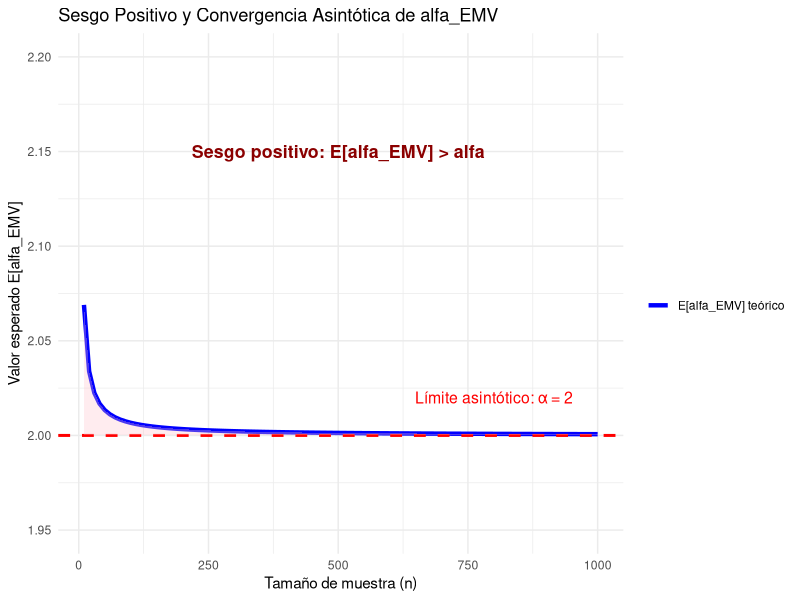
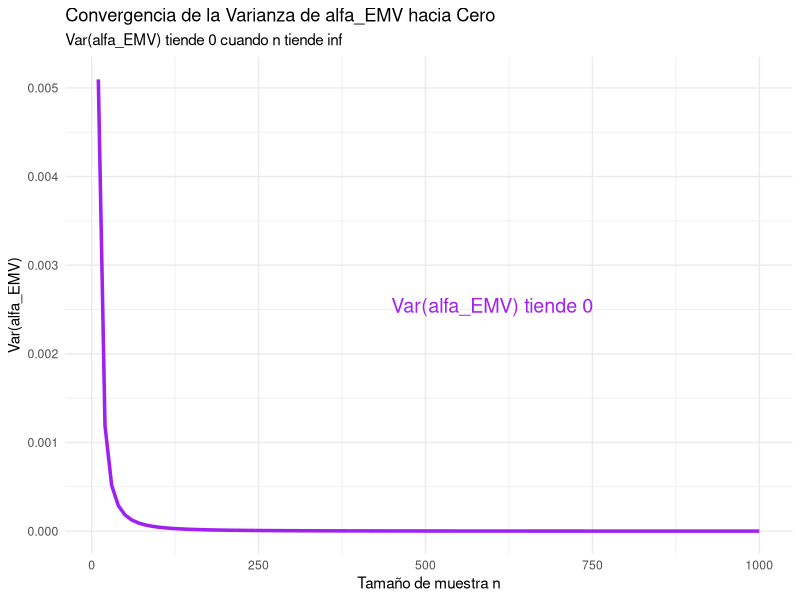
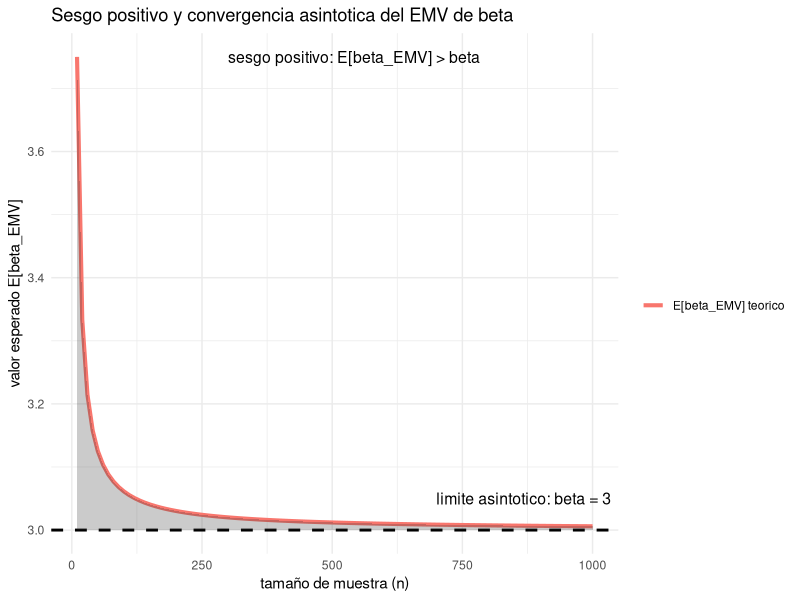
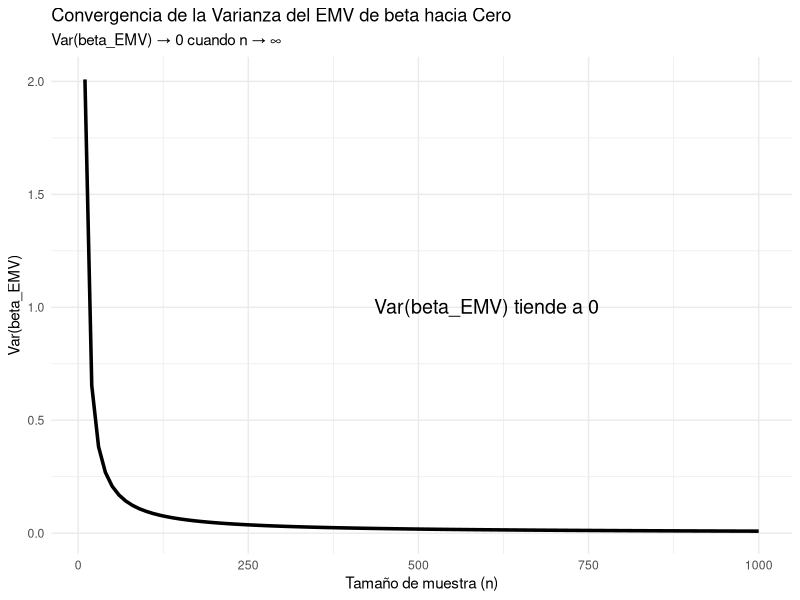
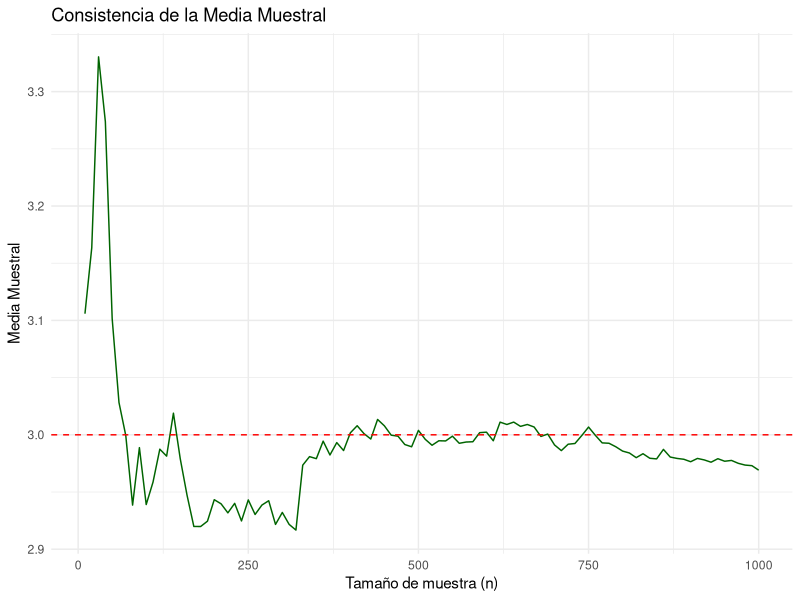
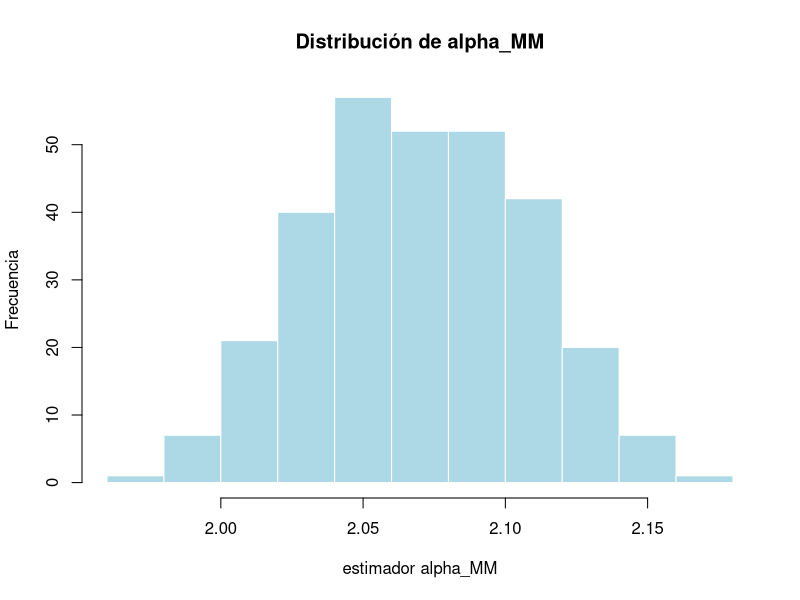
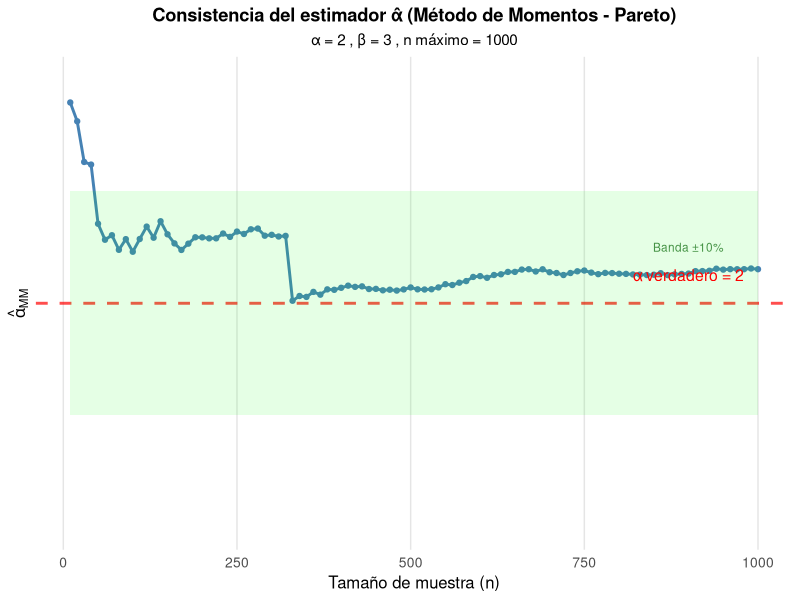
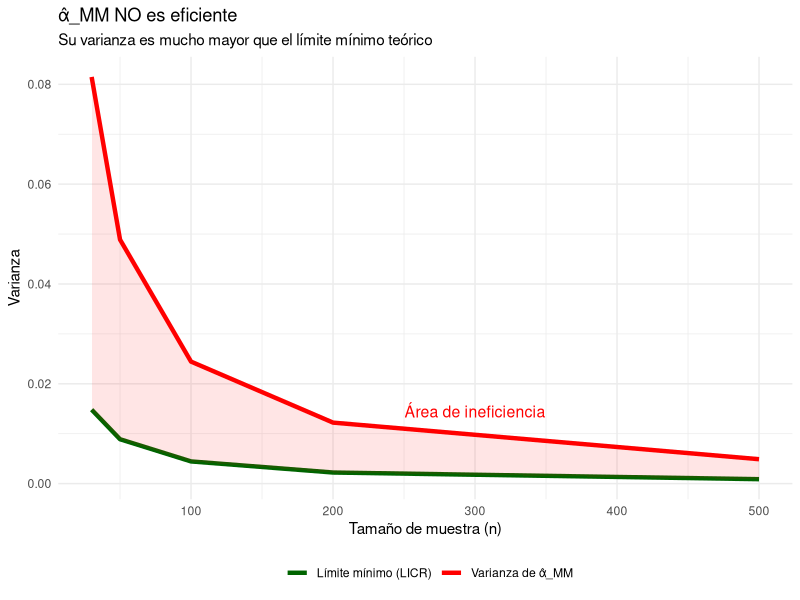

Write the R code that produced these figures, in order.
## ---- chunk 1
knitr::opts_chunk$set(echo = TRUE)
## ---- chunk 2

# 1. UNA SOLA BASE DE DATOS ORIGINAL (n = 1000)
set.seed(123)
alpha_true <- 2
beta_true <- 3
n <- 1000
reclamos <- alpha_true / (1 - runif(n))^(1/beta_true)
## ---- chunk 3
# 1. Valor observado del mínimo 
alpha_EMV_observado <- min(reclamos)
# 2. Valor esperado teórico del mínimo
E_alpha_EMV_teorico <- (n * beta_true * alpha_true) / (n * beta_true - 1)
## ---- chunk 4
print(paste("El valor observado es:", alpha_EMV_observado, "y el valor esperado es:", E_alpha_EMV_teorico))
## ---- chunk 5
# =============================================================================
# DEMOSTRACIÓN VISUAL: SESGO POSITivo Y CONVERGENCIA ASINTÓTICA
# =============================================================================
# 1. UNA SOLA BASE DE DATOS ORIGINAL (n = 1000)
set.seed(123)
alpha_true <- 2
beta_true <- 3
n_total <- 1000
reclamos <- alpha_true / (1 - runif(n_total))^(1/beta_true)

# 2. Tamaños de submuestra 
n_values <- seq(10, 1000, by = 10)

# 3. Calcular E[α_EMV] teórico para cada n
results <- data.frame(n = n_values)
results$E_teorico <- (results$n * beta_true * alpha_true) / (results$n * beta_true - 1)

# 4. Gráfico de convergencia
library(ggplot2)

ggplot(results, aes(x = n)) +
  geom_line(aes(y = E_teorico, color = "E[alfa_EMV] teórico"), linewidth = 1.5) +
  geom_hline(yintercept = alpha_true, color = "red", linetype = "dashed", linewidth = 1) +
  geom_ribbon(aes(ymin = alpha_true, ymax = E_teorico), fill = "pink", alpha = 0.3) +
  labs(
    title = "Sesgo Positivo y Convergencia Asintótica de alfa_EMV",
    x = "Tamaño de muestra (n)",
    y = "Valor esperado E[alfa_EMV]",
    color = ""
  ) +
  scale_color_manual(values = c("E[alfa_EMV] teórico" = "blue")) +
  theme_minimal() +
  annotate("text", x = 500, y = 2.15, 
           label = "Sesgo positivo: E[alfa_EMV] > alfa", 
           color = "darkred", size = 4.5, fontface = "bold") +
  annotate("text", x = 800, y = 2.02, 
           label = paste("Límite asintótico: α =", alpha_true), 
           color = "red", size = 4) +
  ylim(1.95, 2.2)
## ---- chunk 6
## Aca vemos la var de la muestra total, para ver que es cercana a 0
var_teorica <- (n * beta_true * alpha_true^2) / ((n * beta_true - 1)^2 * (n * beta_true - 2))
var_teorica
## ---- chunk 7
# =============================================================================
# GRÁFICO: VARIANZA DE α_EMV TIENDE A CERO
# =============================================================================

# Valores para el gráfico
n_var <- seq(10, 1000, by = 10)

# Varianza teórica de α_EMV 
var_teorica <- (n_var * beta_true * alpha_true^2) / ((n_var * beta_true - 1)^2 * (n_var * beta_true - 2))

results_var <- data.frame(n = n_var, varianza = var_teorica)

ggplot(results_var, aes(x = n, y = varianza)) +
  geom_line(color = "purple", linewidth = 1.2) +
  labs(
    title = "Convergencia de la Varianza de alfa_EMV hacia Cero",
    subtitle = "Var(alfa_EMV) tiende 0 cuando n tiende inf",
    x = "Tamaño de muestra n",
    y = "Var(alfa_EMV)"
  ) +
  theme_minimal() +
  annotate("text", x = 600, y = max(var_teorica)/2, 
           label = "Var(alfa_EMV) tiende 0", 
           color = "purple", size = 5) +
  ylim(0, max(var_teorica))
## ---- chunk 8
# =============================================================================
# INSesgamiento del EMV de beta - aplicación con la data
# =============================================================================

# tamaño muestral
n <- length(reclamos)

# estimador emv de alfa
alpha_emv_observado <- min(reclamos)

# estimador emv de beta (observado)
beta_emv_observado <- n / sum(log(reclamos / alpha_emv_observado))

# valor esperado teórico del emv de beta
E_beta_emv_teorico <- (n * beta_true) / (n - 2)
## ---- chunk 9
print(paste("beta_emv observado:", beta_emv_observado))
print(paste("E[beta_emv] teorico:", E_beta_emv_teorico))
print(paste("beta verdadero:", beta_true))

## ---- chunk 10
# =============================================================================
# DEMOSTRACIÓN VISUAL: SESGO POSITIVO Y CONVERGENCIA ASINTÓTICA DE beta_EMV
# =============================================================================

set.seed(123)

alpha_true <- 2
beta_true <- 3
n_total <- 1000

# base de datos original
reclamos <- alpha_true / (1 - runif(n_total))^(1 / beta_true)

# tamaños de submuestra
n_values <- seq(10, 1000, by = 10)

# esperanza teorica del emv de beta para cada n
results <- data.frame(n = n_values)
results$E_teorico <- (results$n * beta_true) / (results$n - 2)

library(ggplot2)

ggplot(results, aes(x = n)) +
  geom_line(aes(y = E_teorico, color = "E[beta_EMV] teorico"), linewidth = 1.4) +
  geom_hline(yintercept = beta_true, linetype = "dashed", linewidth = 1) +
  geom_ribbon(aes(ymin = beta_true, ymax = E_teorico), alpha = 0.25) +
  labs(
    title = "Sesgo positivo y convergencia asintotica del EMV de beta",
    x = "tamaño de muestra (n)",
    y = "valor esperado E[beta_EMV]",
    color = ""
  ) +
  theme_minimal() +
  annotate(
    "text",
    x = 300,
    y = max(results$E_teorico),
    label = "sesgo positivo: E[beta_EMV] > beta",
    size = 4,
    hjust = 0
  ) +
  annotate(
    "text",
    x = 700,
    y = beta_true + 0.05,
    label = paste("limite asintotico: beta =", beta_true),
    size = 4,
    hjust = 0
  )

## ---- chunk 11
# =============================================================================
# VARIANZA TEÓRICA DEL EMV DE beta
# =============================================================================

n_var <- seq(10, 1000, by = 10)

var_beta_emv <- (n_var^2 * beta_true^2) / ((n_var - 2)^2 * (n_var - 3))

results_var <- data.frame(n = n_var, varianza = var_beta_emv)

## ---- chunk 12
ggplot(results_var, aes(x = n, y = varianza)) +
  geom_line(linewidth = 1.2) +
  labs(
    title = "Convergencia de la Varianza del EMV de beta hacia Cero",
    subtitle = "Var(beta_EMV) → 0 cuando n → ∞",
    x = "Tamaño de muestra (n)",
    y = "Var(beta_EMV)"
  ) +
  theme_minimal() +
  annotate(
    "text",
    x = 600,
    y = max(var_beta_emv) / 2,
    label = "Var(beta_EMV) tiende a 0",
    size = 5
  )

## ---- chunk 13
# 1. Valor observado de la media muestral
mu_muestral_obs <- mean(reclamos)

# 2. Valor esperado teórico (mu)
mu_teorico <- (beta_true * alpha_true) / (beta_true - 1)
## ---- chunk 14
print(paste("La media muestral observada es:", round(mu_muestral_obs, 5), 
            "y el valor esperado teórico es:", round(mu_teorico, 5)))
## ---- chunk 15
# Simulación de convergencia de la media
n_seq <- seq(10, 1000, by = 10)
medias_n <- sapply(n_seq, function(nn) mean(reclamos[1:nn]))

df_consistencia <- data.frame(n = n_seq, media = medias_n)

ggplot(df_consistencia, aes(x = n, y = media)) +
  geom_line(color = "darkgreen") +
  geom_hline(yintercept = mu_teorico, linetype = "dashed", color = "red") +
  labs(title = "Consistencia de la Media Muestral",
       x = "Tamaño de muestra (n)", y = "Media Muestral") +
  theme_minimal()
## ---- chunk 16
# Usando nuestra base de datos original 'reclamos'
set.seed(123)
alpha_true <- 2
beta_true <- 3
reclamos <- alpha_true / (1 - runif(n))^(1/beta_true)

# 2. Calcular α̂_MM con TU 'reclamos'
alpha_mm_calc <- function(x) {
  x_bar <- mean(x)
  s <- sd(x)
  beta_hat <- 1 + sqrt(1 + (x_bar/s)^2)
  return(x_bar * (beta_hat - 1) / beta_hat)
}

alpha_hat_reclamos <- alpha_mm_calc(reclamos)

# 2. Bootstrap simple
set.seed(123)
boot_vals <- replicate(300, {
  alpha_mm_calc(sample(reclamos, replace = TRUE))
})

# 3. Gráfico sin abline
hist(boot_vals, col = "lightblue", border = "white",
     main = "Distribución de alpha_MM",
     xlab = "estimador alpha_MM", ylab = "Frecuencia")



## ---- chunk 17
# ----------------------------------------------------------
# SIMULACIÓN Y GRÁFICA DE CONSISTENCIA PARA alpha_MM (Pareto)
# ----------------------------------------------------------

# Parámetros verdaderos
set.seed(123)
alpha_true <- 2
beta_true <- 3
n_max <- 1000

# Generar muestra completa de Pareto
# Método: inversa de la función de distribución acumulada
# F(x) = 1 - (alpha/x)^beta  =>  x = alpha / (1 - u)^(1/beta)
u <- runif(n_max)
reclamos <- alpha_true / (1 - u)^(1/beta_true)

# Función para calcular alpha_MM dada una muestra
calcular_alpha_MM <- function(x) {
  n <- length(x)
  x_bar <- mean(x)
  if (n > 1) {
    s2 <- var(x)  # var() usa n-1 en denominador
    beta_MM <- 1 + sqrt(1 + (x_bar^2 / s2))
  } else {
    beta_MM <- NA  # No se puede calcular con n=1
  }
  alpha_MM <- x_bar * (beta_MM - 1) / beta_MM
  return(alpha_MM)
}

# Calcular alpha_MM para diferentes tamaños de muestra
tamanos_muestra <- seq(10, n_max, by = 10)
alpha_estimados <- numeric(length(tamanos_muestra))

for (i in seq_along(tamanos_muestra)) {
  n_actual <- tamanos_muestra[i]
  muestra <- reclamos[1:n_actual]
  alpha_estimados[i] <- calcular_alpha_MM(muestra)
}

# Crear data frame para gráfico
datos_grafico <- data.frame(
  n = tamanos_muestra,
  alpha_hat = alpha_estimados
)

# ----------------------------------------------------------
# GRÁFICO DE CONSISTENCIA
# ----------------------------------------------------------
library(ggplot2)

ggplot(datos_grafico, aes(x = n, y = alpha_hat)) +
  # Línea de los valores estimados
  geom_line(color = "steelblue", size = 1) +
  # Puntos de los valores estimados
  geom_point(color = "steelblue", size = 1.5) +
  # Línea horizontal del valor verdadero
  geom_hline(yintercept = alpha_true, 
             color = "red", 
             linetype = "dashed", 
             size = 1,
             alpha = 0.7) +
  # Área de convergencia (+/- 10% del valor verdadero)
  geom_ribbon(aes(ymin = alpha_true * 0.9, 
                  ymax = alpha_true * 1.1),
              fill = "green", 
              alpha = 0.1) +
  # Etiqueta del valor verdadero
  annotate("text", 
           x = max(tamanos_muestra) * 0.9, 
           y = alpha_true + 0.05,
           label = paste("α verdadero =", alpha_true),
           color = "red",
           size = 4) +
  # Etiqueta de la banda de convergencia
  annotate("text",
           x = max(tamanos_muestra) * 0.9,
           y = alpha_true * 1.05,
           label = "Banda ±10%",
           color = "darkgreen",
           size = 3,
           alpha = 0.7) +
  # Configuración de ejes y tema
  labs(
    title = "Consistencia del estimador α̂ (Método de Momentos - Pareto)",
    subtitle = paste("α =", alpha_true, ", β =", beta_true, ", n máximo =", n_max),
    x = "Tamaño de muestra (n)",
    y = expression(hat(alpha)[MM])
  ) +
  scale_x_continuous(breaks = seq(0, n_max, by = 250)) +
  scale_y_continuous(
    limits = c(min(alpha_estimados, alpha_true * 0.8), 
               max(alpha_estimados, alpha_true * 1.2)),
    breaks = seq(2.9, 3.3, by = 0.1)  # Ajusta según tus datos
  ) +
  theme_minimal() +
  theme(
    plot.title = element_text(hjust = 0.5, face = "bold"),
    plot.subtitle = element_text(hjust = 0.5),
    panel.grid.major = element_line(color = "gray90"),
    panel.grid.minor = element_blank(),
    axis.text = element_text(size = 10),
    axis.title = element_text(size = 12)
  )

# ----------------------------------------------------------
# ANÁLISIS NUMÉRICO ADICIONAL
# ----------------------------------------------------------
cat("\n=== RESUMEN DE CONVERGENCIA ===\n")
cat("Valor verdadero de α:", alpha_true, "\n")
cat("Última estimación (n =", n_max, "):", alpha_estimados[length(alpha_estimados)], "\n")
cat("Error relativo:", 
    abs(alpha_estimados[length(alpha_estimados)] - alpha_true) / alpha_true * 100, "%\n")

cat("\nEvolución del error con n:\n")
n_verificar <- c(50, 100, 250, 500, 750, 1000)
for (nv in n_verificar) {
  idx <- which(tamanos_muestra == nv)
  if (length(idx) > 0) {
    error <- abs(alpha_estimados[idx] - alpha_true)
    cat(sprintf("n = %4d: α̂ = %.4f, error = %.4f (%.2f%%)\n", 
                nv, alpha_estimados[idx], error, error/alpha_true*100))
  }
}
## ---- chunk 18
library(ggplot2)
set.seed(123)

# Datos de comparación
n <- c(30, 50, 100, 200, 500)
LICR <- 2^2/(n*3^2)  # alpha²/(n*beta²)
var_estimada <- LICR * 5.5  # alpha_MM tiene ~5.5 veces más varianza

df <- data.frame(
  n = n,
  LICR = LICR,
  Var_alpha_MM = var_estimada
)

ggplot(df, aes(x = n)) +
  geom_line(aes(y = LICR, color = "Límite mínimo (LICR)"), size = 1.5) +
  geom_line(aes(y = Var_alpha_MM, color = "Varianza de α̂_MM"), size = 1.5) +
  geom_ribbon(aes(ymin = LICR, ymax = Var_alpha_MM), 
              fill = "red", alpha = 0.1) +
  labs(
    title = "α̂_MM NO es eficiente",
    subtitle = "Su varianza es mucho mayor que el límite mínimo teórico",
    x = "Tamaño de muestra (n)",
    y = "Varianza",
    color = ""
  ) +
  scale_color_manual(values = c("Límite mínimo (LICR)" = "darkgreen", 
                                "Varianza de α̂_MM" = "red")) +
  theme_minimal() +
  theme(legend.position = "bottom") +
  annotate("text", x = 300, y = mean(c(LICR[3], var_estimada[3])),
           label = "Área de ineficiencia", color = "red", size = 4)

## ---- chunk 19
# ============================================================
# INSesgamiento: SESGO EMPÍRICO DEL ESTIMADOR MM PARA BETA
# ============================================================

set.seed(123)
B <- 3000
n <- length(reclamos)

betaMM_sim <- numeric(B)

for(b in 1:B){
  x <- alpha_true / (1 - runif(n))^(1/beta_true)
  xbar <- mean(x)
  s2   <- var(x)
  betaMM_sim[b] <- 1 + sqrt(1 + (xbar^2 / s2))
}

sesgo_betaMM <- mean(betaMM_sim) - beta_true
sesgo_betaMM

## ---- chunk 20
library(ggplot2)

df_betaMM <- data.frame(betaMM = betaMM_sim)

ggplot(df_betaMM, aes(x = betaMM)) +
geom_density(fill = "skyblue", alpha = 0.6) +
geom_vline(xintercept = beta_true, linetype = "dashed", 
           color = "red", linewidth = 1) +
labs(title = "Insesgamiento del Estimador MM para β",
subtitle = "Si fuese insesgado, la distribución estaría centrada 
exactamente en β",
x = "Estimaciones de β (MM)",
y = "Densidad") +
theme_minimal()

## ---- chunk 21
# ============================================================
# CONSISTENCIA: CONVERGENCIA DEL ESTIMADOR MM
# ============================================================

n_seq <- seq(20, 1000, by = 10)
betaMM_path <- numeric(length(n_seq))

for(i in seq_along(n_seq)){
  k <- n_seq[i]
  x_sub <- reclamos[1:k]
  betaMM_path[i] <- 1 + sqrt(1 + (mean(x_sub)^2 / var(x_sub)))
}

df_cons <- data.frame(n = n_seq, betaMM = betaMM_path)

library(ggplot2)
ggplot(df_cons, aes(x = n, y = betaMM)) +
  geom_line(color = "blue", linewidth = 1) +
  geom_hline(yintercept = beta_true, linetype = "dashed", color = "red", linewidth = 1) +
  labs(title = "Consistencia del Estimador MM para β",
       subtitle = "Convergencia en probabilidad al valor verdadero al aumentar n",
       x = "Tamaño de muestra (n)",
       y = "Estimación de β") +
  theme_minimal()

## ---- chunk 22
# Usamos la base de datos 'reclamos' generada en la sección 1.1
n_obs <- length(reclamos) # n = 1000
x_min_obs <- min(reclamos)

# Cálculo del estadístico T
T_obs <- sum(log(reclamos / x_min_obs))

# Cálculo del Estimador 5 (EIVUM)
beta_eivum_val <- (n_obs - 2) / T_obs

print(paste("Valor Verdadero Beta:", beta_true))
print(paste("Estimación EIVUM:", round(beta_eivum_val, 5)))
print(paste("Diferencia (Sesgo muestral):", round(beta_eivum_val - beta_true, 5)))
## ---- chunk 23
# =============================================================================
# GRÁFICO: COMPARACIÓN DE EFICIENCIA (EIVUM vs EMV)
# =============================================================================
set.seed(123)
n_sim <- 50  # Usamos n pequeño para notar diferencias visuales
N_rep <- 5000 

sim_eivum <- numeric(N_rep)
sim_emv <- numeric(N_rep)

for(i in 1:N_rep){
  # Generar Pareto
  u <- runif(n_sim)
  x <- alpha_true / (1 - u)^(1/beta_true)
  
  T_val <- sum(log(x / min(x)))
  
  sim_eivum[i] <- (n_sim - 2) / T_val
  sim_emv[i] <- n_sim / T_val
}

df_eff <- data.frame(
  Valor = c(sim_eivum, sim_emv),
  Estimador = rep(c("EIVUM (Insesgado)", "EMV (Sesgado)"), each = N_rep)
)

library(ggplot2)
ggplot(df_eff, aes(x = Valor, fill = Estimador)) +
  geom_density(alpha = 0.5) +
  geom_vline(xintercept = beta_true, linetype = "dashed", size = 1) +
  scale_fill_manual(values = c("green3", "tomato")) +
  labs(title = "Comparación de Eficiencia: EIVUM vs EMV",
       subtitle = "El EIVUM (Verde) está centrado en 3. El EMV (Rojo) está desplazado a la derecha.",
       x = "Estimación de Beta", y = "Densidad") +
  theme_minimal() +
  xlim(1.5, 5)
## ---- chunk 24
# =============================================================================
# GRÁFICO: CONSISTENCIA DEL EIVUM (CONVERGENCIA)
# =============================================================================
# Usamos la base grande 'reclamos' (n=1000)
n_seq <- seq(10, 1000, by = 5)
est_trayectoria <- numeric(length(n_seq))

for(i in 1:length(n_seq)){
  k <- n_seq[i]
  sub_x <- reclamos[1:k]
  T_sub <- sum(log(sub_x / min(sub_x)))
  est_trayectoria[i] <- (k - 2) / T_sub
}

df_cons <- data.frame(n = n_seq, Estimacion = est_trayectoria)

ggplot(df_cons, aes(x = n, y = Estimacion)) +
  geom_line(color = "blue", size = 0.8) +
  geom_hline(yintercept = beta_true, color = "red", linetype = "dashed", size = 1) +
  labs(title = "Consistencia del Estimador 5 (EIVUM)",
       subtitle = "Convergencia al valor verdadero (3) al aumentar la muestra",
       x = "Tamaño de muestra (n)", y = "Valor Estimado") +
  theme_minimal() +
  ylim(2.5, 3.5)
## ---- chunk 25
# tamaño de muestra
n <- length(reclamos)

# alpha EMV
alpha_hat <- min(reclamos)

# estadístico T
T <- sum(log(reclamos / alpha_hat))

T
## ---- chunk 26
# ===============================
# Intervalo de Confianza 90% para beta (Pareto)
# ===============================

T <- 328.563
n <- length(reclamos)

alpha_ic <- 0.10

li <- qchisq(alpha_ic/2, df = 2*n) / (2*T)
ls <- qchisq(1 - alpha_ic/2, df = 2*n) / (2*T)

c(li, ls)

## ---- chunk 27
paste0(
  "IC 90% para beta: [",
  round(li, 4), ", ",
  round(ls, 4), "]"
)

## ---- chunk 28
# ==============================================================================
# CÁLCULO DEL INTERVALO DE CONFIANZA ASINTÓTICO PARA LA MEDIA (MU)
# ==============================================================================

# 1. Parámetros de la muestra
n <- length(reclamos)
media_muestral <- mean(reclamos)
desv_estandar <- sd(reclamos)
confianza <- 0.95
gamma <- 1 - confianza

# 2. Valor crítico Z
z_critico <- qnorm(1 - gamma/2)

# 3. Error estándar y márgenes
error_estandar <- desv_estandar / sqrt(n)
margen_error <- z_critico * error_estandar

# 4. Límites del intervalo
lim_inf_mu <- media_muestral - margen_error
lim_sup_mu <- media_muestral + margen_error

# 5. Valor teórico para comparación
mu_teorico <- (alpha_true * beta_true) / (beta_true - 1)

# Reporte
cat(
  "INTERVALO DE CONFIANZA PARA LA MEDIA (TLC)\n\n",
  "Media Muestral (X_bar): ", round(media_muestral, 5), "\n",
  "Desviación Estándar (S): ", round(desv_estandar, 4), "\n",
  "Nivel de Confianza: 95%\n\n",
  "Límite Inferior: ", round(lim_inf_mu, 5), "\n",
  "Límite Superior: ", round(lim_sup_mu, 5), "\n",
  "Valor Teórico (mu): ", mu_teorico, "\n"
)
## ---- chunk 29
# ==============================================================================
# CÁLCULO DEL INTERVALO DE CONFIANZA EXACTO PARA BETA
# Método del Pivote (Chi-Cuadrado)
# ==============================================================================

# 1. Configuración
# Usamos la variable 'reclamos' que ya existe en el entorno
datos_analisis <- reclamos 
n <- length(datos_analisis)
nivel_confianza <- 0.95
alfa <- 1 - nivel_confianza

# 2. Cálculo de la Estadística Suficiente (T)
x_min <- min(datos_analisis)
T_stat <- sum(log(datos_analisis / x_min))

# 3. Valores Críticos de la Chi-Cuadrado
# El pivote es Q = 2*beta*T ~ Chi^2(gl = 2(n-1))
gl <- 2 * (n - 1)

chi_inf <- qchisq(alfa / 2, df = gl)      # Cola izquierda
chi_sup <- qchisq(1 - alfa / 2, df = gl)  # Cola derecha

# 4. Construcción del Intervalo
# Fórmula: [ Chi_Inf / 2T  ;  Chi_Sup / 2T ]
Limite_Inferior <- chi_inf / (2 * T_stat)
Limite_Superior <- chi_sup / (2 * T_stat)

# 5. Reporte de Resultados
cat(
  "INTERVALO DE CONFIANZA EXACTO PARA BETA\n\n",
  "Tamaño de muestra (n): ", n, "\n",
  "Estadística T: ", round(T_stat, 4), "\n",
  "Grados de Libertad: ", gl, "\n\n",
  "Límite Inferior: ", round(Limite_Inferior, 5), "\n",
  "Límite Superior: ", round(Limite_Superior, 5), "\n"
)
## ---- chunk 30
# 1. Configuración de parámetros
mu_0 <- 3
n <- length(reclamos)
x_bar <- mean(reclamos)
s_dev <- sd(reclamos)

# 2. Cálculo del estadístico y P-valor
z_calc <- (x_bar - mu_0) / (s_dev / sqrt(n))
p_val <- 2 * pnorm(-abs(z_calc))

# 3. Visualización de la Región de Rechazo
x_vals <- seq(-4, 4, length = 200)
y_vals <- dnorm(x_vals)
df_plot <- data.frame(x = x_vals, y = y_vals)

library(ggplot2)
ggplot(df_plot, aes(x = x, y = y)) +
  geom_line(color = "black", linewidth = 1) +
  # Sombreado de regiones de rechazo
  geom_area(data = subset(df_plot, x <= -1.96), fill = "red", alpha = 0.5) +
  geom_area(data = subset(df_plot, x >= 1.96), fill = "red", alpha = 0.5) +
  # Línea del estadístico calculado
  geom_vline(xintercept = z_calc, color = "blue", linetype = "dashed", linewidth = 1) +
  annotate("text", x = z_calc, y = 0.2, label = paste("Z_calc =", round(z_calc, 3)), 
           angle = 90, vjust = -0.5, color = "blue") +
  labs(title = "Regiones de Rechazo y Estadístico Z para la Media",
       subtitle = paste("P-valor =", round(p_val, 4)),
       x = "Z", y = "Densidad") +
  theme_minimal()
## ---- chunk 31
# ==============================================================================
# PRUEBA DE HIPÓTESIS EXACTA PARA BETA (MÉTODO DEL PIVOTE)
# ==============================================================================

# 1. Datos y Parámetros
datos_ph <- reclamos
n <- length(datos_ph)
beta_hipotesis <- 3  # Valor bajo H0
alfa <- 0.05

# 2. Cálculo del Estadístico de Prueba
# a) Estadística Suficiente T
x_min <- min(datos_ph)
T_stat <- sum(log(datos_ph / x_min))

# b) Estadístico Pivotal Q (Bajo H0)
Q_cal <- 2 * beta_hipotesis * T_stat

# 3. Valores Críticos (Chi-Cuadrado)
gl <- 2 * (n - 1)
chi_inf <- qchisq(alfa / 2, df = gl)
chi_sup <- qchisq(1 - alfa / 2, df = gl)

# 4. Cálculo del P-valor (Bilateral)
# p = 2 * min(P(X < Q), P(X > Q))
p_val_lower <- pchisq(Q_cal, df = gl)
p_val_upper <- 1 - pchisq(Q_cal, df = gl)
p_valor <- 2 * min(p_val_lower, p_val_upper)

# Decisión Automática
decision <- ifelse(p_valor < alfa, "Rechazar H0", "No Rechazar H0")

# 5. Reporte de Resultados (Estilo limpio)
cat(
  "PRUEBA DE HIPÓTESIS PARA BETA (H0: B=3)\n\n",
  "Estadístico T: ", round(T_stat, 4), "\n",
  "Estadístico Q (Calc): ", round(Q_cal, 4), "\n",
  "Grados de Libertad: ", gl, "\n\n",
  "Valor Crítico Inf: ", round(chi_inf, 4), "\n",
  "Valor Crítico Sup: ", round(chi_sup, 4), "\n\n",
  "P-valor: ", format(p_valor, scientific = FALSE), "\n",
  "Decisión al 5%: ", decision, "\n"
)

## ---- chunk 32
# --- GRÁFICO DE LA PRUEBA ---
library(ggplot2)

# Crear datos para la curva Chi-cuadrado
x_vals <- seq(min(chi_inf) - 100, max(chi_sup) + 100, length.out = 1000)
y_vals <- dchisq(x_vals, df = gl)
df_plot <- data.frame(x = x_vals, y = y_vals)

# Graficar
ggplot(df_plot, aes(x = x, y = y)) +
  # Curva de densidad
  geom_line(color = "black", linewidth = 1) +
  
  # Áreas de rechazo (Colas rojas)
  geom_area(data = subset(df_plot, x < chi_inf), fill = "tomato", alpha = 0.5) +
  geom_area(data = subset(df_plot, x > chi_sup), fill = "tomato", alpha = 0.5) +
  
  # Área de no rechazo (Centro verde)
  geom_area(data = subset(df_plot, x >= chi_inf & x <= chi_sup), fill = "lightgreen", alpha = 0.3) +
  
  # Líneas verticales
  geom_vline(xintercept = c(chi_inf, chi_sup), linetype = "dashed", color = "red") +
  geom_vline(xintercept = Q_cal, color = "blue", linewidth = 1.2) +
  
  # Textos y etiquetas
  labs(title = "Prueba de Hipótesis Bilateral para Beta",
       subtitle = paste("El estadístico calculado Q =", round(Q_cal, 2), "cae en la zona de No Rechazo"),
       x = "Estadístico Chi-Cuadrado", y = "Densidad") +
  
  annotate("text", x = Q_cal, y = max(y_vals)*0.2, label = "Q_cal", color = "blue", vjust = -1) +
  annotate("text", x = chi_inf, y = max(y_vals)*0.5, label = "Lím. Inf", color = "red", angle = 90, vjust = 1.5) +
  annotate("text", x = chi_sup, y = max(y_vals)*0.5, label = "Lím. Sup", color = "red", angle = 90, vjust = -1) +
  theme_minimal()
